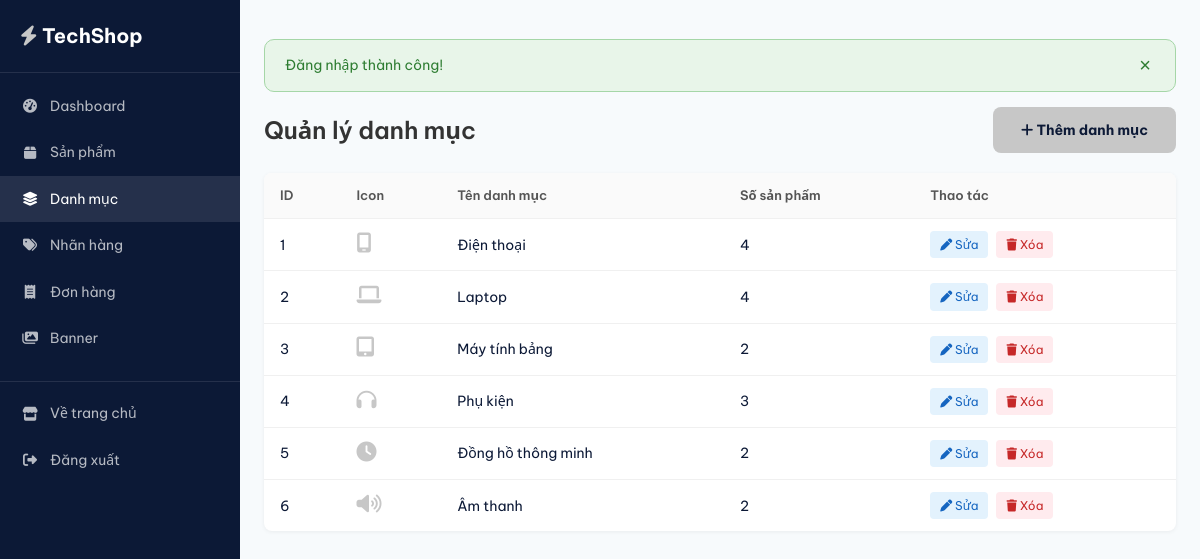
Screenshot of /admin/categories.php (signed in) with the database file from the repository.
### tables this page shows
CREATE TABLE categories (
    id INT AUTO_INCREMENT PRIMARY KEY,
    name VARCHAR(100) NOT NULL,
    icon VARCHAR(50) DEFAULT '',
    created_at TIMESTAMP DEFAULT CURRENT_TIMESTAMP
);

### includes/functions.php (called while the page is built, shortened)
<?php
function sanitize($data) {
    return htmlspecialchars(trim($data), ENT_QUOTES, 'UTF-8');
}

### admin/categories.php (the view, shortened to what this page needs)
<?php
require_once 'admin_header.php';
$categories = $conn->query("SELECT c.*, COUNT(p.id) as product_count FROM categories c LEFT JOIN products p ON c.id = p.category_id GROUP BY c.id ORDER BY c.id")->fetchAll();
?>
<div class="admin-header">
    <h1>Quản lý danh mục</h1>
    <a href="/WebBanHang/admin/categories.php?edit=0" class="btn btn-primary"><i class="fa-solid fa-plus"></i> Thêm danh mục</a>
</div>
<table class="admin-table">
    <thead>
        <tr>
            <th>ID</th>
            <th>Icon</th>
            <th>Tên danh mục</th>
            <th>Số sản phẩm</th>
            <th>Thao tác</th>
        </tr>
    </thead>
    <tbody>
        <?php foreach ($categories as $c): ?>
        <tr>
            <td><?= $c['id'] ?></td>
            <td><i class="fa-solid <?= sanitize($c['icon']) ?>" style="font-size:20px; color:var(--palette-accent);"></i></td>
            <td><?= sanitize($c['name']) ?></td>
            <td><?= $c['product_count'] ?></td>
            <td>
                <div class="actions">
                    <a href="/WebBanHang/admin/categories.php?edit=<?= $c['id'] ?>" class="btn-edit"><i class="fa-solid fa-pen"></i> Sửa</a>
                    <a href="/WebBanHang/admin/categories.php?delete=<?= $c['id'] ?>" class="btn-delete" onclick="return confirmDelete('Xóa danh mục này? Sẽ xóa tất cả sản phẩm trong danh mục.')"><i class="fa-solid fa-trash"></i> Xóa</a>
                </div>
            </td>
        </tr>
        <?php endforeach; ?>
    </tbody>
</table>
<?php require_once 'admin_footer.php'; ?>

### assets/css/style.css (style rules this page uses)
* { margin: 0; padding: 0; box-sizing: border-box; }
body { font-family: var(--font-main); background: var(--color-bg); color: var(--color-black); line-height: 1.6; }
a { text-decoration: none; color: inherit; }
.btn { display: inline-block; padding: 12px 28px; border-radius: 8px; font-size: 14px; font-weight: 600; cursor: pointer; border: none; transition: all 0.25s ease; font-family: inherit; }
.btn-primary { background: var(--color-yellow); color: var(--color-black); font-weight: 700; }
.admin-header { display: flex; justify-content: space-between; align-items: center; margin-bottom: 20px; }
.admin-header h1 { font-size: 24px; font-weight: 600; color: #333; }
.admin-table { width: 100%; background: #fff; border-radius: 8px; overflow: hidden; border-collapse: collapse; box-shadow: 0 1px 4px rgba(0,0,0,0.06); }
.admin-table th { background: #fafafa; padding: 12px 16px; font-size: 13px; font-weight: 600; text-align: left; color: #555; }
.admin-table td { padding: 12px 16px; border-top: 1px solid #f0f0f0; font-size: 14px; }
.admin-table .actions { display: flex; gap: 8px; }
.admin-table .actions a, .admin-table .actions button { padding: 4px 10px; font-size: 12px; border-radius: 4px; cursor: pointer; border: none; font-family: inherit; }
.admin-table .btn-edit { background: #e3f2fd; color: #1565c0; }
.admin-table .btn-delete { background: #ffebee; color: #c62828; }

### rows the page displays
categories: id "1", name "Điện thoại", product_count "4"
categories: id "2", name "Laptop", product_count "4"
categories: id "3", name "Máy tính bảng", product_count "2"
categories: id "4", name "Phụ kiện", product_count "3"
categories: id "5", name "Đồng hồ thông minh", product_count "2"
categories: id "6", name "Âm thanh", product_count "2"

### other values shown
$flash['message'] "Đăng nhập thành công!"
